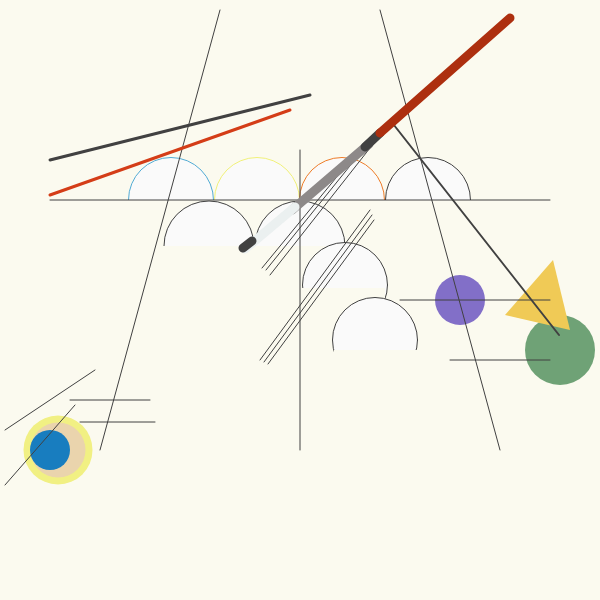
Frame 1 (no input)
Frame 60 (no input): identical to frame 1, image omitted
Frame 120 (the mouse pressed at the canvas centre since frame 60): identical to frame 1, image omitted

The p5.js sketch that drew this single still picture (run headless with seeded random() and noise() and a simulated clock; from frame 60 on, the mouse is pressed at the canvas centre):

// p5.js sketch
// ── sketch.js
function setup() {
  createCanvas(600, 600);
}

function draw() {
  background(251, 250, 239);
  
  color(130, 111, 200);
  fill(130, 111, 200);
  noStroke();
  ellipse(460, 300, 50, 50);
  
  color(111, 162, 118);
  fill(111, 162, 118);
  noStroke();
  ellipse(560, 350, 70, 70);
  
  color(250);
  fill(250);
  stroke(82, 171, 213);
  strokeWeight(1);
  ellipse(171, 200, 85, 85);
  
  color(250);
  fill(250);
  stroke(241,241, 121);
  strokeWeight(1);
  ellipse(257, 200, 85, 85);
  
  color(250);
  fill(250);
  stroke(238, 124, 40);
  strokeWeight(1);
  ellipse(342, 200, 85, 85);
  
  color(250);
  fill(250);
  stroke(65);
  strokeWeight(1);
  ellipse(428, 200, 85, 85);
  
  color(251, 250, 239);
  fill(251, 250, 239);
  noStroke();
  rect(50, 200, 500, 45);
  
  color(240, 202, 86);
  fill(240, 202, 86);
  noStroke();
  triangle(505, 315, 553, 260, 570, 330);
  
  color(250);
  fill(250);
  stroke(65);
  strokeWeight(1);
  ellipse(209, 246, 90, 90);
  
  color(250);
  fill(250);
  stroke(65);
  strokeWeight(1);
  ellipse(300, 246, 90, 90);
  
  color(251, 250, 239);
  fill(251, 250, 239);
  noStroke();
  rect(100, 246, 250, 46);
  
  color(65);
  fill(65);
  stroke(65);
  strokeWeight(1);
  line(50, 200, 550, 200);
  line(220, 10, 100, 450);
  line(380, 10, 500, 450);
  line(70, 400, 150, 400);
  line(80, 422, 155, 422);
  
  color(241, 240, 131);
  fill(241, 240, 131);
  noStroke();
  ellipse(58, 450, 69, 69);
  
  color(234, 212, 173);
  fill(234, 212, 173);
  noStroke();
  ellipse(58, 450, 55, 55); 
  
  color(24, 125, 191);
  fill(24, 125, 191);
  noStroke();
  ellipse(50,450, 40, 40);
  
  color(65);
  fill(65);
  stroke(65);
  strokeWeight(1);
  line(75, 405, 5, 485);
  line(95, 370, 5, 430);
  line(300, 150, 300, 450);
  line(400, 300, 550, 300);
  line(450, 360, 550, 360);
  strokeWeight(2);
  line(390, 120, 559, 335);
  
  color(250);
  fill(250);
  stroke(65);
  strokeWeight(1);
  ellipse(345, 285, 85, 85);
  
  color(251, 250, 239);
  fill(251, 250, 239);
  noStroke();
  rect(302, 288, 83, 53);
  
  color(250);
  fill(250);
  stroke(65);
  strokeWeight(1);
  ellipse(375, 340, 85, 85);
  
  color(251, 250, 239);
  fill(251, 250, 239);
  noStroke();
  rect(334, 350, 83, 53);
  
  color(65);
  fill(65);
  stroke(65);
  strokeWeight(1);
  line(260, 360, 370, 210);
  line(264, 362, 372, 215);
  line(268, 364, 374, 220); 
  
  color(65);
  fill(65);
  stroke(65);
  strokeWeight(1);
  line(270, 275, 370, 148);
  line(266, 270, 366, 146);
  line(262, 268, 363, 145);
  
  color(212, 61, 23);
  fill(212, 61, 23);
  stroke(212, 61, 23);
  strokeWeight(3);
  line(50, 195, 290, 110);
  
  color(65);
  fill(65);
  stroke(65);
  strokeWeight(3);
  line(50, 160, 310, 95);
  
  color(141,137, 137);
  fill(141,137, 137);
  stroke(141,137, 137);
  strokeWeight(9);
  line(292, 210, 369, 144);
  
  color(65);
  fill(65);
  stroke(65);
  strokeWeight(9);
  line(365, 147, 380, 133);
  
  color(173, 47, 15);
  fill(173, 47, 15);
  stroke(173, 47, 15);
  strokeWeight(9);
  line(380, 133, 510, 18);
  
  color(235, 240, 240);
  fill(235, 240, 240);
  stroke(235, 240, 240);
  strokeWeight(9);
  line(295, 207, 245, 249);
  
  color(65);
  fill(65);
  stroke(65);
  strokeWeight(9);
  line(243, 248, 252, 241);
}
